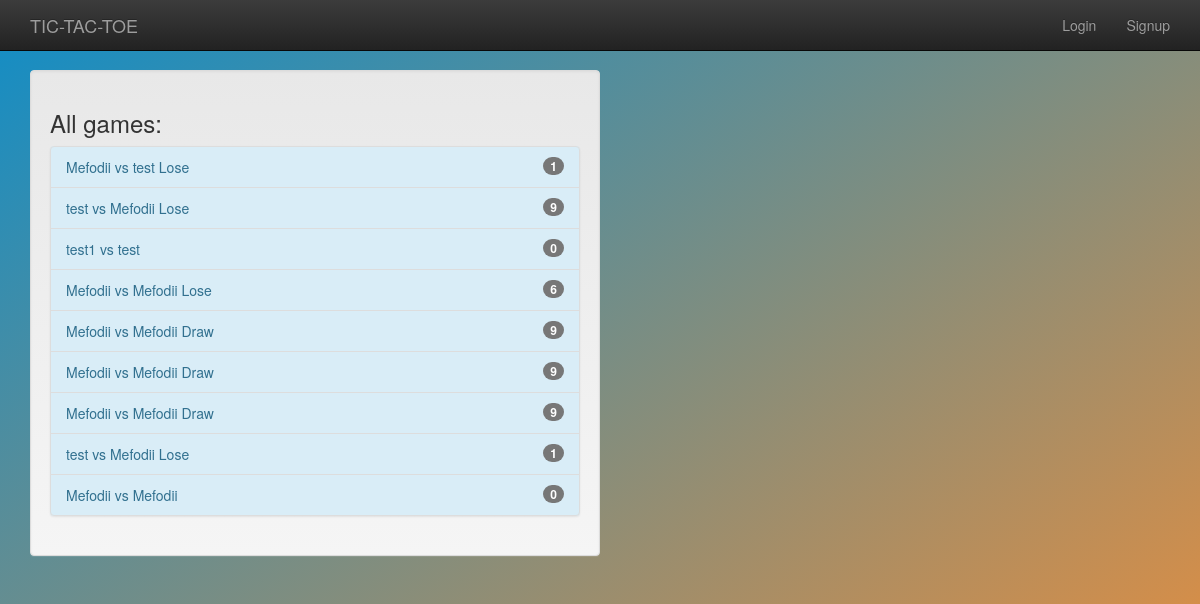
The page /games/all_games on the database its author committed.
### gameplay/models.py (models this page shows, shortened)
class Game(models.Model):
    first_player = models.ForeignKey(User, related_name="games_first_player", on_delete=models.CASCADE)
    second_player = models.ForeignKey(User, related_name="games_second_player", on_delete=models.CASCADE)
    start_time = models.DateTimeField(auto_now_add=True)
    last_active = models.DateTimeField(auto_now=True)
    status = models.CharField(max_length=1, default='F', choices=GAME_STATUS_CHOICES)
    objects = GameQuerySet.as_manager()
    def get_absolute_url(self):
        return reverse("gameplay_detail", args=[self.id])
    def __str__(self):
        return "{0} vs {1}".format(self.first_player, self.second_player)

### gameplay/views.py (the view)
# urls.py: path("all_games", AllGamesList.as_view()),
class AllGamesList(ListView):
    model = Game

### templates/gameplay/game_list.html
{% extends "base.html" %}
{% block content %}
    <div class="well col-sm-6">
        <h3>All games:</h3>
        {% include "player/game_list_snippet.html" with games_list=object_list %}
    </div>
{% endblock %}

### templates/player/game_list_snippet.html
{% if games_list %}
    <div class="list-group bg-info">
        {% for game in games_list %}
            <a class="list-group-item list-group-item-info"
               href="{{ game.get_absolute_url }}">
                {{ game }}
                {% if game.status not in "FS" %}
                    {% if game.status == "D" %}
                        Draw
                    {% elif game.status == "W" and user == game.first_player %}
                        Win
                    {% elif game.status == "L" and user == game.second_player %}
                        Win
                    {% else %}
                        Lose
                    {% endif %}
                {% endif %}
                <span class="badge">{{ game.move_set.count }}</span>
            </a>
        {% endfor %}
    </div>
{% endif %}

### templates/base.html (style rules this page uses)
body { padding-top: 70px; padding-bottom: 20px; background: linear-gradient(to bottom right, #108dc7, #ef8e38) fixed; }

### rows shown on the page
Game: first_player+second_player "Mefodii vs test", status "Lose", move_set.count "1"
Game: first_player+second_player "test vs Mefodii", status "Lose", move_set.count "9"
Game: first_player+second_player "test1 vs test", move_set.count "0"
Game: first_player+second_player "Mefodii vs Mefodii", status "Lose", move_set.count "6"
Game: first_player+second_player "Mefodii vs Mefodii", status "Draw", move_set.count "9"
Game: first_player+second_player "Mefodii vs Mefodii", status "Draw", move_set.count "9"
Game: first_player+second_player "Mefodii vs Mefodii", status "Draw", move_set.count "9"
Game: first_player+second_player "test vs Mefodii", status "Lose", move_set.count "1"
Game: first_player+second_player "Mefodii vs Mefodii", move_set.count "0"
